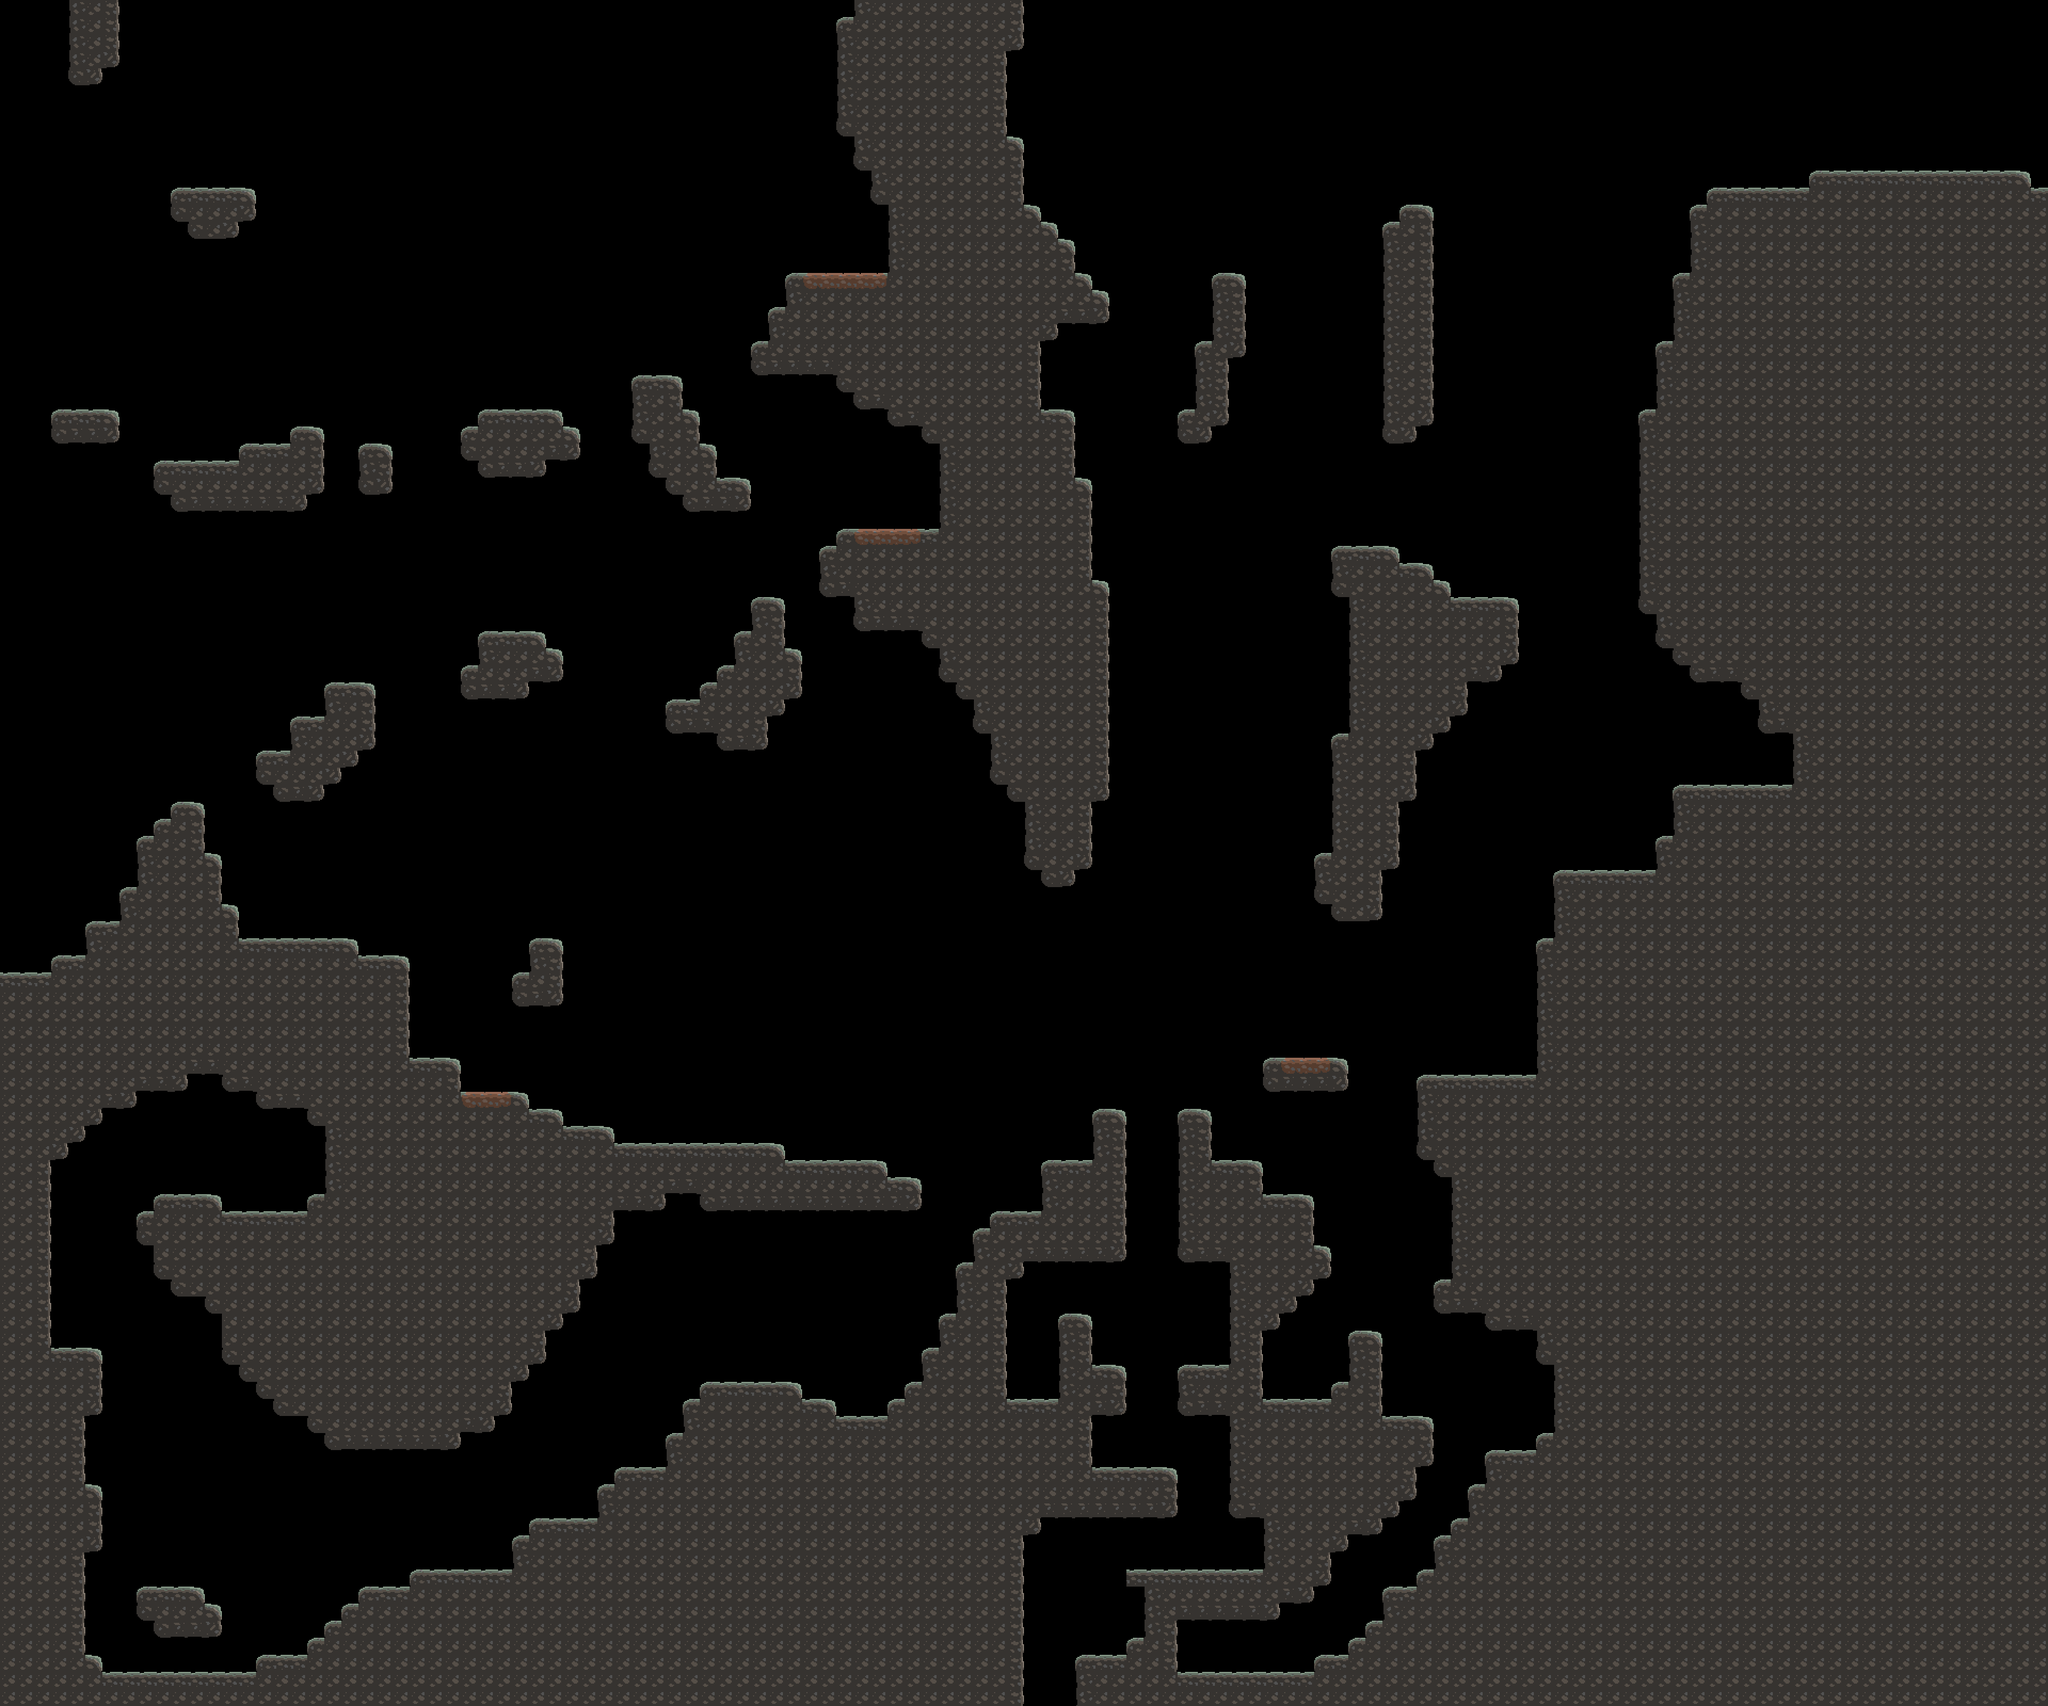

The image is a tile-based game level rendered from a .tmx file. Its description and source (layers, tilesets, objects; grid data summarised) follow:
An orthogonal 120x100 tile map with 32x32 px tiles, 2 tile layers (GroundLayer, MudLayer).

<map version="1.0" tiledversion="1.0.0" orientation="orthogonal" renderorder="right-down" width="120" height="100" tilewidth="32" tileheight="32" nextobjectid="1">
 <tileset firstgid="1" source="../../Tilesets/tiles_16x2.tsx" />
 <layer name="GroundLayer" width="120" height="100">
  <data>[12000 cells, 5416 non-empty, 9 distinct tile ids]</data>
 </layer>
 <layer name="MudLayer" width="120" height="100">
  <data>[12000 cells, 15 non-empty, 3 distinct tile ids]</data>
 </layer>
</map>
